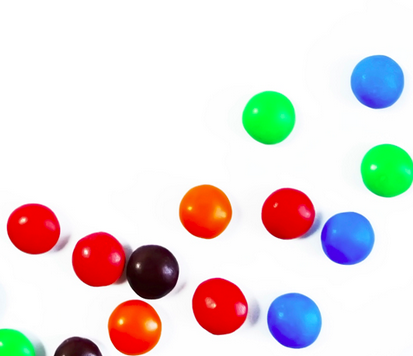
#> input picture data/smarties.png, 413 x 356 px, found by its file name; the run also reads 1 picture not shown here
$ jupyter execute contours.ipynb
#> lines starting #> are read from the running program, lines starting #| are printed output that depends on the picture; after the words box and inside, x2 and y2 are one past the last pixel; in counts of white or black regions, pixels touching at a corner belong together
[cell 1]
import cv2 as cv
import numpy as np
import matplotlib.pyplot as plt

[cell 2]
img = np.zeros((400, 1000, 3), np.uint8)
cv.rectangle(img, (50, 50), (450, 350), (255, 255, 255), -1)
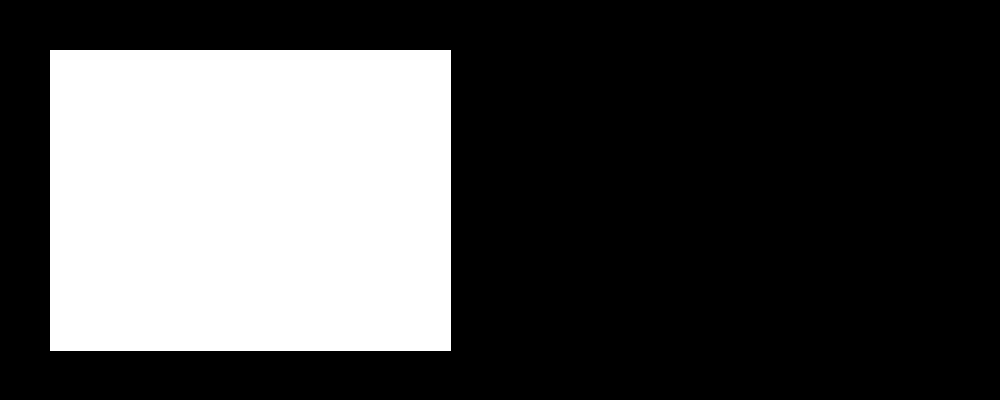
#> img: shape (400, 1000, 3); 30.2% white; 1 white region, box (x1, y1, x2, y2) and area: (50, 50, 451, 351) 120701
cv.rectangle(img, (550, 50), (950, 350), (255, 255, 255), -1)
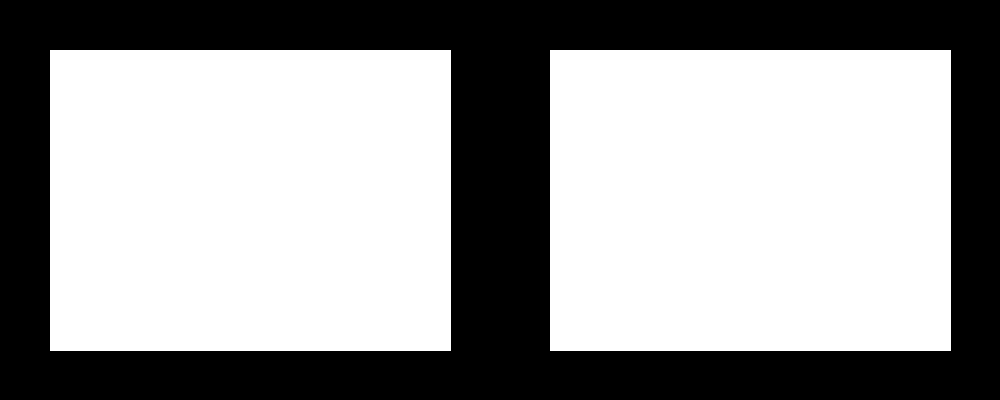
#> img: shape (400, 1000, 3); 60.4% white; 1 black region, box (x1, y1, x2, y2) and area: (0, 0, 1000, 400) 158598
plt.imshow(img)
# cv.imwrite("test.jpg", img)

[cell 3]
gray = cv.cvtColor(img, cv.COLOR_BGR2GRAY)
#> gray: shape (400, 1000); 60.4% white; 1 black region

ret, thresh = cv.threshold(gray, 127 ,255, 0)
contours, hierarchy = cv.findContours(thresh, cv.RETR_TREE, cv.CHAIN_APPROX_SIMPLE)
#> contours = 2 contours; box (x1, y1, x2, y2) and area: (550, 50, 951, 351) 120000, (50, 50, 451, 351) 120000
plt.imshow(gray)

[cell 4]
cv.drawContours(img, contours, -1, (0,255,0), 3)
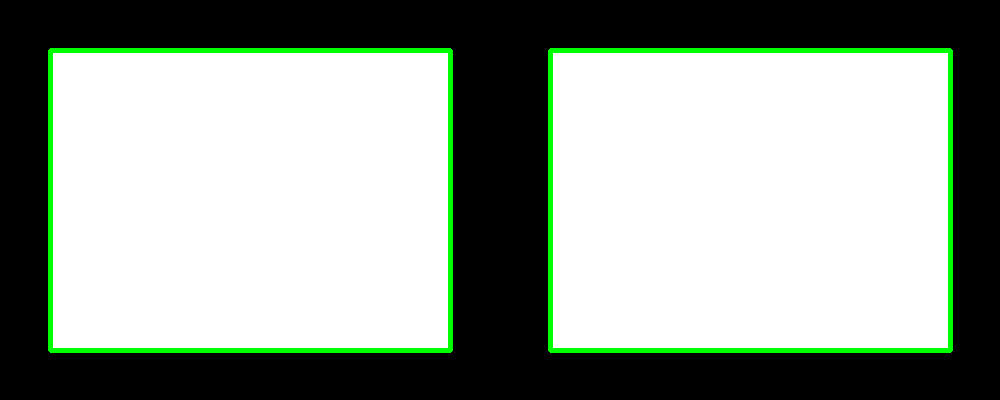
#> img: shape (400, 1000, 3); 3.49% of pixels changed, all inside (x1, y1, x2, y2) = (48, 48, 953, 353); drawn as B, G, R

[cell 5]
plt.imshow(img)

[cell 6]
img = cv.imread("./test.jpg")
imgray = cv.cvtColor(img, cv.COLOR_BGR2GRAY)
ret, thresh = cv.threshold(imgray, 127, 255, 0)
contours, hierarchy = cv.findContours(thresh, cv.RETR_TREE, cv.CHAIN_APPROX_SIMPLE)

[cell 7]
con_img = cv.drawContours(img, contours, 1, (0,0,255), 3)
plt.imshow(con_img)

[cell 8]
img = cv.imread("./data/smarties.png")
#> img is the input picture: shape (356, 413, 3); mean B, G, R 219.1, 220.4, 228.9
gray = cv.cvtColor(img, cv.COLOR_BGR2GRAY)
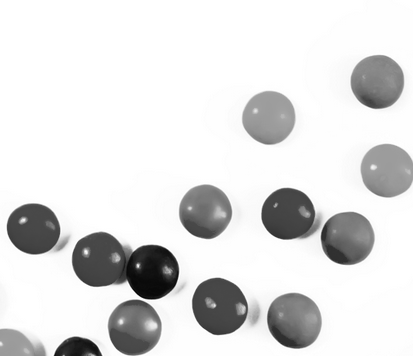
#> gray: shape (356, 413); min 4, max 255, mean 222.8
_, mask = cv.threshold(gray, 200, 255, cv.THRESH_BINARY)
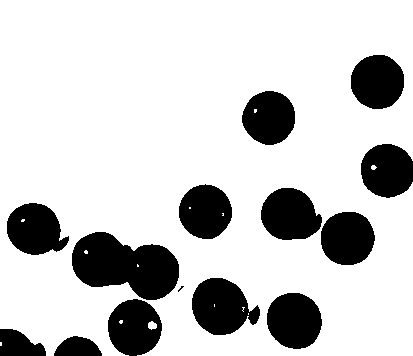
#> mask: shape (356, 413); 79.6% white; 14 black regions (1 under 20 px), largest, box (x1, y1, x2, y2) and area: (72, 232, 179, 300) 4887, (192, 278, 260, 335) 2672, (267, 293, 322, 349) 2431
mask_inv = cv.bitwise_not(mask)

cc = np.ones_like(img)
cc[:] = (180, 100, 100)
cc = cv.cvtColor(cc, cv.COLOR_HSV2RGB)
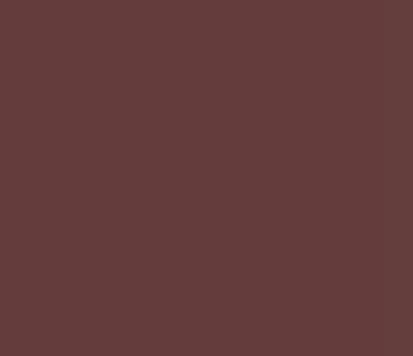
#> cc: shape (356, 413, 3); mean R, G, B 100, 60.1, 60.1

bg = cv.bitwise_and(cc, cc, mask=mask)
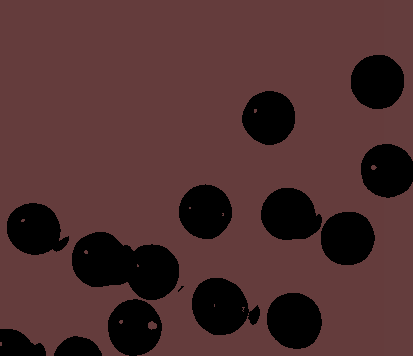
#> bg: shape (356, 413, 3); mean R, G, B 79.6, 47.8, 47.8
fg = cv.bitwise_and(img, img, mask=mask_inv)
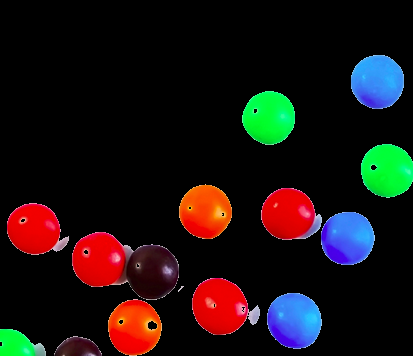
#> fg: shape (356, 413, 3); mean B, G, R 17.2, 18.6, 27.4
res = cv.add(fg, bg)
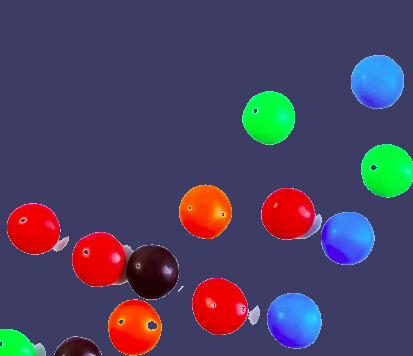
#> res: shape (356, 413, 3); mean B, G, R 96.9, 66.4, 75.2
plt.imshow(res)

res_gray = cv.cvtColor(res, cv.COLOR_BGR2GRAY)
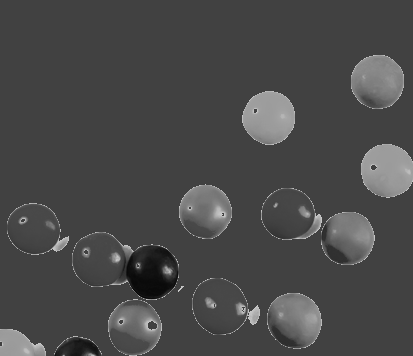
#> res_gray: shape (356, 413); min 4, max 200, mean 72.8
ret, thresh = cv.threshold(res_gray, 200, 255, 0)
#> thresh: shape (356, 413); every value is 0
contours, hierarchy = cv.findContours(thresh, cv.RETR_TREE, cv.CHAIN_APPROX_SIMPLE)
#> contours = []
